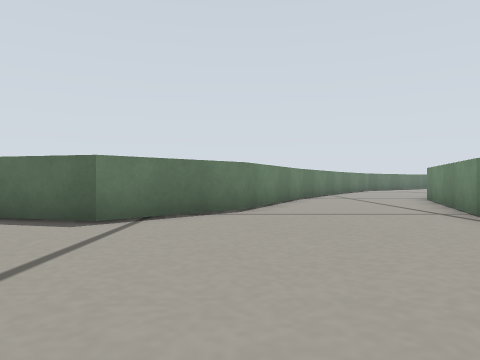
view 1 (above)

14 first-person views from a walk through a robot-simulator world made for Gazebo. The camera is 0.12 m above the floor, looks level and sees 70° across. The floor is counted in squares, 0.2 m on a side. Each view is taken from the middle of a square. On the plan, view 1 faces up. The plan holds only what a view shows up to about 9 squares ahead; the rest is blank.

view 2
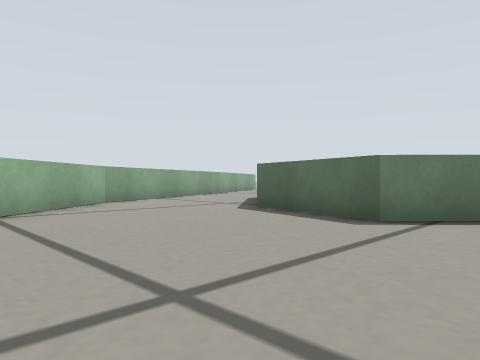

view 3
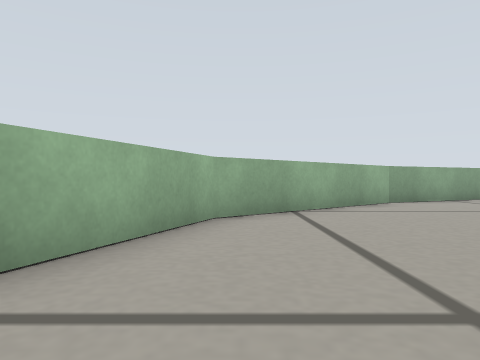

view 4
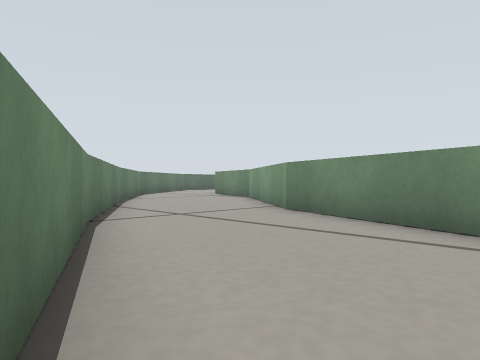

view 5
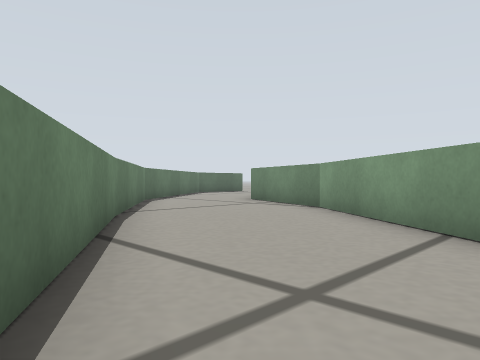

view 6
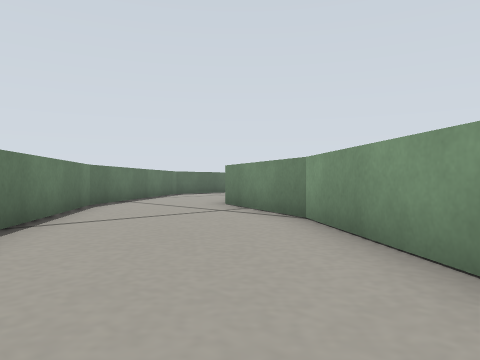

view 7
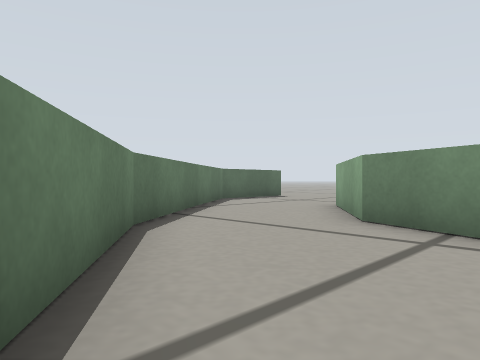

view 8
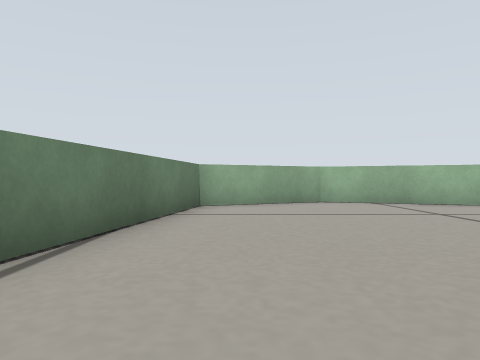

view 9
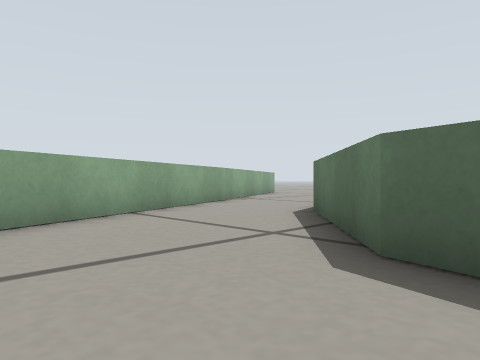

view 10
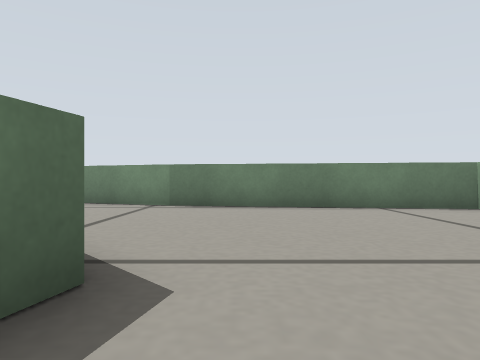

view 11
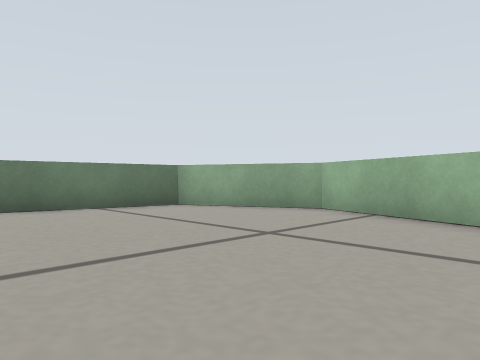

view 12
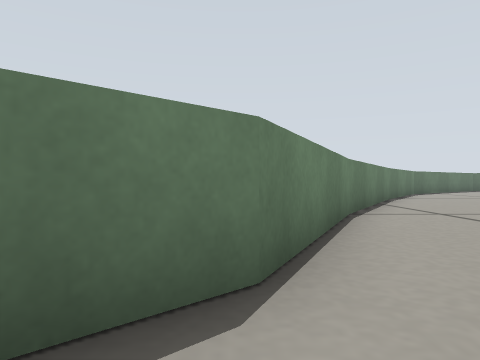

view 13
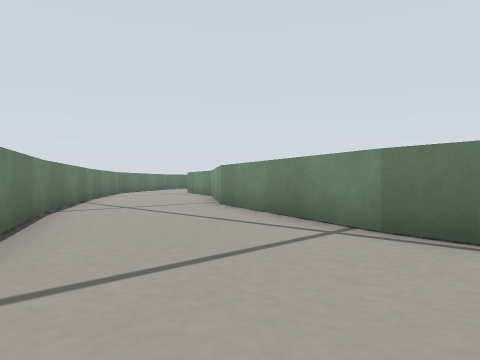

view 14
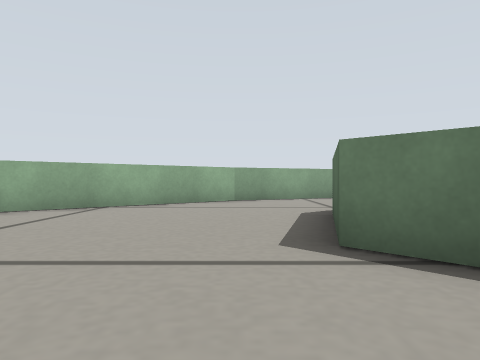

### Floor plan
Points are (right, up) in squares from view 1. A wall is a line through its corners. A room is listed if a view was taken in it or the views show most of it. See-through windows are left out.
Room 1 (views 1, 2, 3, 4, 5, 6, 7, 8, 9, 10, 11, 12, 13, 14)
walls: (3.9, 5.5) (5.6, 10.4); (1.9, 10.9) (0.1, 6.9) (-2.1, 4.9) (-5.1, 5.6) (-7.7, 8.7); (5.6, 10.2) (8.5, 14.1); (4.4, 15.3) (1.9, 10.8); (8.5, 14) (9.7, 17.2) (12.3, 19.1); (-8.9, 3.9) (-5.3, -0.4) (-0.2, -2.2) (2.9, -0.8) (3.9, 5.7); (-10.3, 7.2) (-8.8, 3.8); (7.2, 19.2) (4.5, 15.3); (9.9, 21.3) (7.1, 19.1)
ways out: opening at (-9, 8); opening at (11, 20)

Positions as (right, up) in squares from view 1, and headings:
1: (0, 0), facing up
2: (0, 0), facing up-left
3: (0, 0), facing left
4: (0, 6), facing up-right
5: (2, 10), facing up-right
6: (4, 11), facing up-right
7: (5, 15), facing up-right
8: (2, 7), facing down
9: (-4, 3), facing up-left
10: (-4, 4), facing right
11: (-4, 4), facing down-right
12: (0, 5), facing up
13: (0, 4), facing up-right
14: (1, 4), facing left
